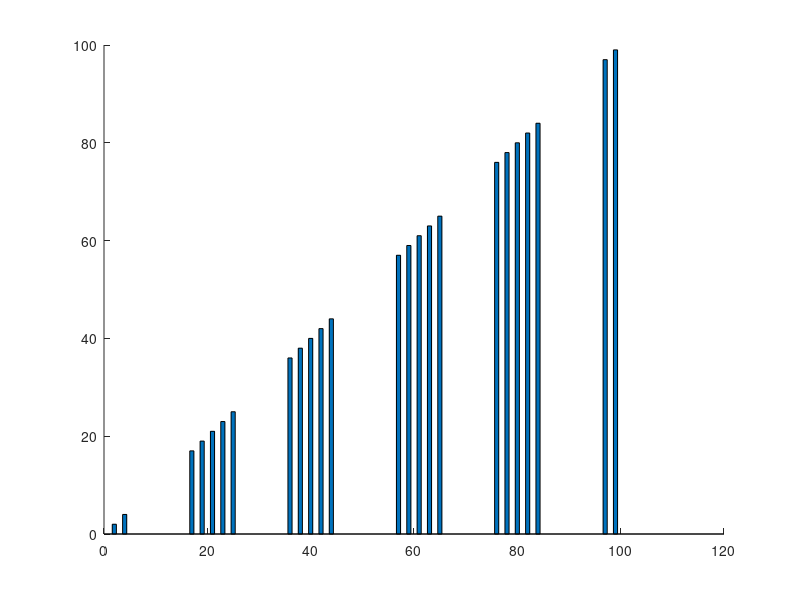

This chart was generated by the following MATLAB code: (Note: this script raises an error after producing the figure.)
close all
clear
clc

%% missing bars 가설 구현

fig_w = 251;
bar_width = 0.1;
n_bars = 100;
mag = fig_w/n_bars;

bar_centers = linspace(1, fig_w, 100);
bar_lefts = bar_centers - bar_width/2*mag;
bar_rights = bar_centers + bar_width/2*mag;
bar_showing = (round(bar_rights) - round(bar_lefts))>0;

x = 1:n_bars;
y = x.*bar_showing;

figure, 
bar(x, y, EdgeColor="none");


%% width 0.1짜리 bar 100개

figure, 
bar(1:100, 1:100, .1, EdgeColor="none")


%% 기본 bar width로 bar 100개

figure, 
bar(1:100, 1:100, EdgeColor="none")


%% bar width를 [.1, .2, .3, .4]로 바꿔가며 테스트

figure, 
fig_w = 196;
bar_widths = [.1, .2, .3, .4];
for i = 1:length(bar_widths)
    bar_width = bar_widths(i);
    n_bars = 100;
    mag = fig_w/n_bars;
    
    bar_centers = linspace(1, fig_w, 100);
    bar_lefts = bar_centers - bar_width/2*mag;
    bar_rights = bar_centers + bar_width/2*mag;
    bar_showing = (round(bar_rights) - round(bar_lefts))>0;
    
    x = 1:n_bars;
    y = x.*bar_showing;

    subplot(1, 4, i)
    bar(x, y, bar_width, EdgeColor="none");
end

